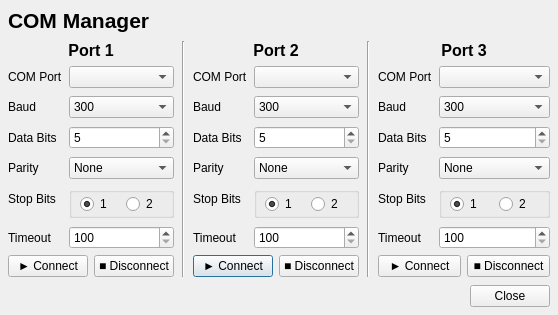
<?xml version="1.0" encoding="UTF-8"?>
<ui version="4.0">
 <class>Dialog</class>
 <widget class="QDialog" name="Dialog">
  <property name="geometry">
   <rect>
    <x>0</x>
    <y>0</y>
    <width>558</width>
    <height>299</height>
   </rect>
  </property>
  <property name="windowTitle">
   <string>Dialog</string>
  </property>
  <property name="styleSheet">
   <string notr="true"/>
  </property>
  <layout class="QGridLayout" name="gridLayout">
   <property name="leftMargin">
    <number>8</number>
   </property>
   <property name="topMargin">
    <number>8</number>
   </property>
   <property name="rightMargin">
    <number>8</number>
   </property>
   <property name="bottomMargin">
    <number>8</number>
   </property>
   <property name="spacing">
    <number>8</number>
   </property>
   <item row="0" column="0" colspan="3">
    <widget class="QLabel" name="WindowTitle">
     <property name="text">
      <string>&lt;html&gt;&lt;head/&gt;&lt;body&gt;&lt;p&gt;&lt;span style=&quot; font-size:16pt; font-weight:700;&quot;&gt;COM Manager&lt;/span&gt;&lt;/p&gt;&lt;/body&gt;&lt;/html&gt;</string>
     </property>
    </widget>
   </item>
   <item row="1" column="2">
    <layout class="QVBoxLayout" name="verticalLayout_2">
     <property name="spacing">
      <number>6</number>
     </property>
     <item>
      <widget class="QLabel" name="LabelP2">
       <property name="layoutDirection">
        <enum>Qt::LeftToRight</enum>
       </property>
       <property name="text">
        <string>&lt;html&gt;&lt;head/&gt;&lt;body&gt;&lt;p&gt;&lt;span style=&quot; font-size:12pt; font-weight:700;&quot;&gt;Port 2&lt;/span&gt;&lt;/p&gt;&lt;/body&gt;&lt;/html&gt;</string>
       </property>
       <property name="alignment">
        <set>Qt::AlignCenter</set>
       </property>
      </widget>
     </item>
     <item>
      <layout class="QFormLayout" name="Port1Form_2">
       <property name="verticalSpacing">
        <number>8</number>
       </property>
       <item row="0" column="0">
        <widget class="QLabel" name="PortLabelP2">
         <property name="text">
          <string>COM Port</string>
         </property>
        </widget>
       </item>
       <item row="0" column="1">
        <widget class="QComboBox" name="PortInputP2"/>
       </item>
       <item row="1" column="0">
        <widget class="QLabel" name="BaudLabelP2">
         <property name="text">
          <string>Baud</string>
         </property>
        </widget>
       </item>
       <item row="1" column="1">
        <widget class="QComboBox" name="BaudInputP2">
         <item>
          <property name="text">
           <string>300</string>
          </property>
         </item>
         <item>
          <property name="text">
           <string>600</string>
          </property>
         </item>
         <item>
          <property name="text">
           <string>750</string>
          </property>
         </item>
         <item>
          <property name="text">
           <string>1200</string>
          </property>
         </item>
         <item>
          <property name="text">
           <string>2400</string>
          </property>
         </item>
         <item>
          <property name="text">
           <string>4800</string>
          </property>
         </item>
         <item>
          <property name="text">
           <string>9600</string>
          </property>
         </item>
         <item>
          <property name="text">
           <string>19200</string>
          </property>
         </item>
         <item>
          <property name="text">
           <string>31250</string>
          </property>
         </item>
         <item>
          <property name="text">
           <string>57600</string>
          </property>
         </item>
         <item>
          <property name="text">
           <string>74880</string>
          </property>
         </item>
         <item>
          <property name="text">
           <string>115200</string>
          </property>
         </item>
         <item>
          <property name="text">
           <string>230400</string>
          </property>
         </item>
         <item>
          <property name="text">
           <string>250000</string>
          </property>
         </item>
         <item>
          <property name="text">
           <string>460800</string>
          </property>
         </item>
         <item>
          <property name="text">
           <string>500000</string>
          </property>
         </item>
         <item>
          <property name="text">
           <string>921600</string>
          </property>
         </item>
         <item>
          <property name="text">
           <string>1000000</string>
          </property>
         </item>
         <item>
          <property name="text">
           <string>2000000</string>
          </property>
         </item>
        </widget>
       </item>
       <item row="2" column="0">
        <widget class="QLabel" name="ByteSizeLabelP2">
         <property name="text">
          <string>Data Bits</string>
         </property>
        </widget>
       </item>
       <item row="2" column="1">
        <widget class="QSpinBox" name="ByteSizeInputP2">
         <property name="minimum">
          <number>5</number>
         </property>
         <property name="maximum">
          <number>8</number>
         </property>
        </widget>
       </item>
       <item row="3" column="0">
        <widget class="QLabel" name="ParityLabelP2">
         <property name="text">
          <string>Parity</string>
         </property>
        </widget>
       </item>
       <item row="3" column="1">
        <widget class="QComboBox" name="ParityInputP2">
         <item>
          <property name="text">
           <string>None</string>
          </property>
         </item>
         <item>
          <property name="text">
           <string>Even</string>
          </property>
         </item>
         <item>
          <property name="text">
           <string>Odd</string>
          </property>
         </item>
         <item>
          <property name="text">
           <string>Mark</string>
          </property>
         </item>
         <item>
          <property name="text">
           <string>Space</string>
          </property>
         </item>
        </widget>
       </item>
       <item row="4" column="0">
        <widget class="QLabel" name="StopBitsLabelP2">
         <property name="text">
          <string>Stop Bits</string>
         </property>
        </widget>
       </item>
       <item row="5" column="0">
        <widget class="QLabel" name="TimeoutLabelP2">
         <property name="text">
          <string>Timeout</string>
         </property>
        </widget>
       </item>
       <item row="5" column="1">
        <widget class="QSpinBox" name="TimeoutInputP2">
         <property name="minimum">
          <number>100</number>
         </property>
         <property name="maximum">
          <number>10000</number>
         </property>
        </widget>
       </item>
       <item row="4" column="1">
        <widget class="QGroupBox" name="StopBitInputP2">
         <property name="title">
          <string/>
         </property>
         <layout class="QHBoxLayout" name="horizontalLayout_8">
          <property name="spacing">
           <number>0</number>
          </property>
          <property name="leftMargin">
           <number>8</number>
          </property>
          <property name="topMargin">
           <number>0</number>
          </property>
          <property name="rightMargin">
           <number>0</number>
          </property>
          <property name="bottomMargin">
           <number>0</number>
          </property>
          <item>
           <widget class="QRadioButton" name="StopBitBtn1P2">
            <property name="styleSheet">
             <string notr="true"/>
            </property>
            <property name="text">
             <string>1</string>
            </property>
            <property name="checked">
             <bool>true</bool>
            </property>
           </widget>
          </item>
          <item>
           <widget class="QRadioButton" name="StopBitBtn2P12">
            <property name="styleSheet">
             <string notr="true"/>
            </property>
            <property name="text">
             <string>2</string>
            </property>
           </widget>
          </item>
         </layout>
        </widget>
       </item>
      </layout>
     </item>
     <item>
      <layout class="QHBoxLayout" name="horizontalLayout_2">
       <item>
        <widget class="QPushButton" name="ConnectBtnP2">
         <property name="text">
          <string>► Connect</string>
         </property>
        </widget>
       </item>
       <item>
        <widget class="QPushButton" name="DisconnectBtnP2">
         <property name="text">
          <string>■ Disconnect</string>
         </property>
        </widget>
       </item>
      </layout>
     </item>
    </layout>
   </item>
   <item row="1" column="4">
    <layout class="QVBoxLayout" name="verticalLayout_3">
     <property name="spacing">
      <number>6</number>
     </property>
     <item>
      <widget class="QLabel" name="LabelP3">
       <property name="layoutDirection">
        <enum>Qt::LeftToRight</enum>
       </property>
       <property name="text">
        <string>&lt;html&gt;&lt;head/&gt;&lt;body&gt;&lt;p&gt;&lt;span style=&quot; font-size:12pt; font-weight:700;&quot;&gt;Port 3&lt;/span&gt;&lt;/p&gt;&lt;/body&gt;&lt;/html&gt;</string>
       </property>
       <property name="alignment">
        <set>Qt::AlignCenter</set>
       </property>
      </widget>
     </item>
     <item>
      <layout class="QFormLayout" name="Port1Form_3">
       <property name="verticalSpacing">
        <number>8</number>
       </property>
       <item row="0" column="0">
        <widget class="QLabel" name="PortLabelP3">
         <property name="text">
          <string>COM Port</string>
         </property>
        </widget>
       </item>
       <item row="0" column="1">
        <widget class="QComboBox" name="PortInputP3"/>
       </item>
       <item row="1" column="0">
        <widget class="QLabel" name="BaudLabelP3">
         <property name="text">
          <string>Baud</string>
         </property>
        </widget>
       </item>
       <item row="1" column="1">
        <widget class="QComboBox" name="BaudInputP3">
         <item>
          <property name="text">
           <string>300</string>
          </property>
         </item>
         <item>
          <property name="text">
           <string>600</string>
          </property>
         </item>
         <item>
          <property name="text">
           <string>750</string>
          </property>
         </item>
         <item>
          <property name="text">
           <string>1200</string>
          </property>
         </item>
         <item>
          <property name="text">
           <string>2400</string>
          </property>
         </item>
         <item>
          <property name="text">
           <string>4800</string>
          </property>
         </item>
         <item>
          <property name="text">
           <string>9600</string>
          </property>
         </item>
         <item>
          <property name="text">
           <string>19200</string>
          </property>
         </item>
         <item>
          <property name="text">
           <string>31250</string>
          </property>
         </item>
         <item>
          <property name="text">
           <string>38400</string>
          </property>
         </item>
         <item>
          <property name="text">
           <string>57600</string>
          </property>
         </item>
         <item>
          <property name="text">
           <string>74880</string>
          </property>
         </item>
         <item>
          <property name="text">
           <string>115200</string>
          </property>
         </item>
         <item>
          <property name="text">
           <string>230400</string>
          </property>
         </item>
         <item>
          <property name="text">
           <string>250000</string>
          </property>
         </item>
         <item>
          <property name="text">
           <string>460800</string>
          </property>
         </item>
         <item>
          <property name="text">
           <string>500000</string>
          </property>
         </item>
         <item>
          <property name="text">
           <string>921600</string>
          </property>
         </item>
         <item>
          <property name="text">
           <string>1000000</string>
          </property>
         </item>
         <item>
          <property name="text">
           <string>2000000</string>
          </property>
         </item>
        </widget>
       </item>
       <item row="2" column="0">
        <widget class="QLabel" name="ByteSizeLabelP3">
         <property name="text">
          <string>Data Bits</string>
         </property>
        </widget>
       </item>
       <item row="2" column="1">
        <widget class="QSpinBox" name="ByteSizeInputP3">
         <property name="minimum">
          <number>5</number>
         </property>
         <property name="maximum">
          <number>8</number>
         </property>
        </widget>
       </item>
       <item row="3" column="0">
        <widget class="QLabel" name="ParityLabelP3">
         <property name="text">
          <string>Parity</string>
         </property>
        </widget>
       </item>
       <item row="3" column="1">
        <widget class="QComboBox" name="ParityInputP3">
         <item>
          <property name="text">
           <string>None</string>
          </property>
         </item>
         <item>
          <property name="text">
           <string>Even</string>
          </property>
         </item>
         <item>
          <property name="text">
           <string>Odd</string>
          </property>
         </item>
         <item>
          <property name="text">
           <string>Mark</string>
          </property>
         </item>
         <item>
          <property name="text">
           <string>Space</string>
          </property>
         </item>
        </widget>
       </item>
       <item row="4" column="0">
        <widget class="QLabel" name="StopBitsLabelP3">
         <property name="text">
          <string>Stop Bits</string>
         </property>
        </widget>
       </item>
       <item row="5" column="0">
        <widget class="QLabel" name="TimeoutLabelP3">
         <property name="text">
          <string>Timeout</string>
         </property>
        </widget>
       </item>
       <item row="5" column="1">
        <widget class="QSpinBox" name="TimeoutInputP3">
         <property name="minimum">
          <number>100</number>
         </property>
         <property name="maximum">
          <number>10000</number>
         </property>
        </widget>
       </item>
       <item row="4" column="1">
        <widget class="QGroupBox" name="StopBitInputP3">
         <property name="title">
          <string/>
         </property>
         <layout class="QHBoxLayout" name="horizontalLayout_9">
          <property name="spacing">
           <number>0</number>
          </property>
          <property name="leftMargin">
           <number>8</number>
          </property>
          <property name="topMargin">
           <number>0</number>
          </property>
          <property name="rightMargin">
           <number>0</number>
          </property>
          <property name="bottomMargin">
           <number>0</number>
          </property>
          <item>
           <widget class="QRadioButton" name="StopBitBtn1P3">
            <property name="styleSheet">
             <string notr="true"/>
            </property>
            <property name="text">
             <string>1</string>
            </property>
            <property name="checked">
             <bool>true</bool>
            </property>
           </widget>
          </item>
          <item>
           <widget class="QRadioButton" name="StopBitBtn2P3">
            <property name="styleSheet">
             <string notr="true"/>
            </property>
            <property name="text">
             <string>2</string>
            </property>
           </widget>
          </item>
         </layout>
        </widget>
       </item>
      </layout>
     </item>
     <item>
      <layout class="QHBoxLayout" name="horizontalLayout_3">
       <item>
        <widget class="QPushButton" name="ConnectBtnP3">
         <property name="text">
          <string>► Connect</string>
         </property>
        </widget>
       </item>
       <item>
        <widget class="QPushButton" name="DisconnectBtnP3">
         <property name="text">
          <string>■ Disconnect</string>
         </property>
        </widget>
       </item>
      </layout>
     </item>
    </layout>
   </item>
   <item row="1" column="1">
    <widget class="Line" name="line">
     <property name="orientation">
      <enum>Qt::Vertical</enum>
     </property>
    </widget>
   </item>
   <item row="2" column="4">
    <widget class="QDialogButtonBox" name="buttonBox">
     <property name="layoutDirection">
      <enum>Qt::LeftToRight</enum>
     </property>
     <property name="orientation">
      <enum>Qt::Horizontal</enum>
     </property>
     <property name="standardButtons">
      <set>QDialogButtonBox::Close</set>
     </property>
    </widget>
   </item>
   <item row="1" column="0">
    <layout class="QVBoxLayout" name="verticalLayout">
     <property name="spacing">
      <number>6</number>
     </property>
     <item>
      <widget class="QLabel" name="LabelP1">
       <property name="layoutDirection">
        <enum>Qt::LeftToRight</enum>
       </property>
       <property name="text">
        <string>&lt;html&gt;&lt;head/&gt;&lt;body&gt;&lt;p&gt;&lt;span style=&quot; font-size:12pt; font-weight:700;&quot;&gt;Port 1&lt;/span&gt;&lt;/p&gt;&lt;/body&gt;&lt;/html&gt;</string>
       </property>
       <property name="alignment">
        <set>Qt::AlignCenter</set>
       </property>
      </widget>
     </item>
     <item>
      <layout class="QFormLayout" name="Port1Form">
       <property name="verticalSpacing">
        <number>8</number>
       </property>
       <item row="0" column="0">
        <widget class="QLabel" name="PortLabelP1">
         <property name="text">
          <string>COM Port</string>
         </property>
        </widget>
       </item>
       <item row="0" column="1">
        <widget class="QComboBox" name="PortInputP1"/>
       </item>
       <item row="1" column="0">
        <widget class="QLabel" name="BaudLabelP1">
         <property name="text">
          <string>Baud</string>
         </property>
        </widget>
       </item>
       <item row="1" column="1">
        <widget class="QComboBox" name="BaudInputP1">
         <item>
          <property name="text">
           <string>300</string>
          </property>
         </item>
         <item>
          <property name="text">
           <string>600</string>
          </property>
         </item>
         <item>
          <property name="text">
           <string>750</string>
          </property>
         </item>
         <item>
          <property name="text">
           <string>1200</string>
          </property>
         </item>
         <item>
          <property name="text">
           <string>2400</string>
          </property>
         </item>
         <item>
          <property name="text">
           <string>4800</string>
          </property>
         </item>
         <item>
          <property name="text">
           <string>9600</string>
          </property>
         </item>
         <item>
          <property name="text">
           <string>19200</string>
          </property>
         </item>
         <item>
          <property name="text">
           <string>31250</string>
          </property>
         </item>
         <item>
          <property name="text">
           <string>38400</string>
          </property>
         </item>
         <item>
          <property name="text">
           <string>57600</string>
          </property>
         </item>
         <item>
          <property name="text">
           <string>74880</string>
          </property>
         </item>
         <item>
          <property name="text">
           <string>115200</string>
          </property>
         </item>
         <item>
          <property name="text">
           <string>230400</string>
          </property>
         </item>
         <item>
          <property name="text">
           <string>250000</string>
          </property>
         </item>
         <item>
          <property name="text">
           <string>460800</string>
          </property>
         </item>
         <item>
          <property name="text">
           <string>500000</string>
          </property>
         </item>
         <item>
          <property name="text">
           <string>921600</string>
          </property>
         </item>
         <item>
          <property name="text">
           <string>1000000</string>
          </property>
         </item>
         <item>
          <property name="text">
           <string>2000000</string>
          </property>
         </item>
        </widget>
       </item>
       <item row="2" column="0">
        <widget class="QLabel" name="ByteSizeLabelP1">
         <property name="text">
          <string>Data Bits</string>
         </property>
        </widget>
       </item>
       <item row="2" column="1">
        <widget class="QSpinBox" name="ByteSizeInputP1">
         <property name="minimum">
          <number>5</number>
         </property>
         <property name="maximum">
          <number>8</number>
         </property>
        </widget>
       </item>
       <item row="3" column="0">
        <widget class="QLabel" name="ParityLabelP1">
         <property name="text">
          <string>Parity</string>
         </property>
        </widget>
       </item>
       <item row="3" column="1">
        <widget class="QComboBox" name="ParityInputP1">
         <item>
          <property name="text">
           <string>None</string>
          </property>
         </item>
         <item>
          <property name="text">
           <string>Even</string>
          </property>
         </item>
         <item>
          <property name="text">
           <string>Odd</string>
          </property>
         </item>
         <item>
          <property name="text">
           <string>Mark</string>
          </property>
         </item>
         <item>
          <property name="text">
           <string>Space</string>
          </property>
         </item>
        </widget>
       </item>
       <item row="4" column="0">
        <widget class="QLabel" name="StopBitsLabelP1">
         <property name="text">
          <string>Stop Bits</string>
         </property>
        </widget>
       </item>
       <item row="5" column="0">
        <widget class="QLabel" name="TimeoutLabelP1">
         <property name="text">
          <string>Timeout</string>
         </property>
        </widget>
       </item>
       <item row="5" column="1">
        <widget class="QSpinBox" name="TimeoutInputP1">
         <property name="minimum">
          <number>100</number>
         </property>
         <property name="maximum">
          <number>10000</number>
         </property>
        </widget>
       </item>
       <item row="4" column="1">
        <widget class="QGroupBox" name="StopBitInputP1">
         <property name="autoFillBackground">
          <bool>false</bool>
         </property>
         <property name="styleSheet">
          <string notr="true"/>
         </property>
         <property name="title">
          <string/>
         </property>
         <property name="alignment">
          <set>Qt::AlignCenter</set>
         </property>
         <layout class="QHBoxLayout" name="horizontalLayout_6">
          <property name="spacing">
           <number>0</number>
          </property>
          <property name="leftMargin">
           <number>8</number>
          </property>
          <property name="topMargin">
           <number>0</number>
          </property>
          <property name="rightMargin">
           <number>0</number>
          </property>
          <property name="bottomMargin">
           <number>0</number>
          </property>
          <item>
           <widget class="QRadioButton" name="StopBitBtn1P1">
            <property name="styleSheet">
             <string notr="true"/>
            </property>
            <property name="text">
             <string>1</string>
            </property>
            <property name="checked">
             <bool>true</bool>
            </property>
           </widget>
          </item>
          <item>
           <widget class="QRadioButton" name="StopBitBtn2P1">
            <property name="styleSheet">
             <string notr="true"/>
            </property>
            <property name="text">
             <string>2</string>
            </property>
           </widget>
          </item>
         </layout>
        </widget>
       </item>
      </layout>
     </item>
     <item>
      <layout class="QHBoxLayout" name="horizontalLayout">
       <item>
        <widget class="QPushButton" name="ConnectBtnP1">
         <property name="text">
          <string>► Connect</string>
         </property>
        </widget>
       </item>
       <item>
        <widget class="QPushButton" name="DisconnectBtnP1">
         <property name="text">
          <string>■ Disconnect</string>
         </property>
        </widget>
       </item>
      </layout>
     </item>
    </layout>
   </item>
   <item row="1" column="3">
    <widget class="Line" name="line_2">
     <property name="orientation">
      <enum>Qt::Vertical</enum>
     </property>
    </widget>
   </item>
  </layout>
 </widget>
 <resources/>
 <connections>
  <connection>
   <sender>buttonBox</sender>
   <signal>accepted()</signal>
   <receiver>Dialog</receiver>
   <slot>accept()</slot>
   <hints>
    <hint type="sourcelabel">
     <x>519</x>
     <y>282</y>
    </hint>
    <hint type="destinationlabel">
     <x>157</x>
     <y>274</y>
    </hint>
   </hints>
  </connection>
  <connection>
   <sender>buttonBox</sender>
   <signal>rejected()</signal>
   <receiver>Dialog</receiver>
   <slot>reject()</slot>
   <hints>
    <hint type="sourcelabel">
     <x>519</x>
     <y>285</y>
    </hint>
    <hint type="destinationlabel">
     <x>286</x>
     <y>274</y>
    </hint>
   </hints>
  </connection>
 </connections>
</ui>
